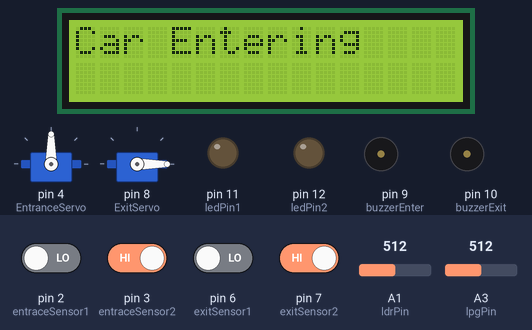
Simulated run of this sketch. Board: Arduino Uno, built with avr-gcc and run on an emulated ATmega328P. On the bench: 16×2 character LCD, 2 × servo, output pins drawn as LEDs (lit = HIGH), buzzer (waves = sounding, pin HIGH). The inputs (shaded band) are chosen by the test bench; at power-on: pin 3 (entraceSensor2), pin 7 (exitSensor2) HIGH, pin 2 (entraceSensor1), pin 6 (exitSensor1) LOW, A3 (lpgPin) = 512, A1 (ldrPin) = 512. What the sketch prints to the serial monitor is not drawn.

Above: at 1.2 s.
1.3 s: pin 3 (entraceSensor2) driven LOW
At 1.51 s:
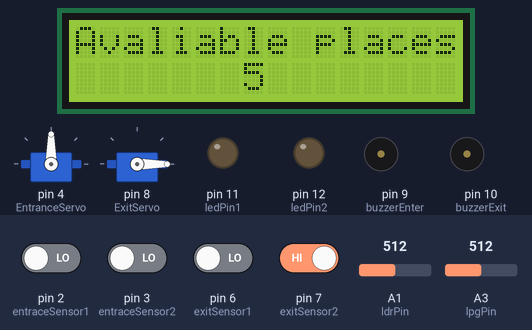
3.2 s: A3 (lpgPin) set to 583
4.7 s: A3 (lpgPin) set to 608
At 5.2 s:
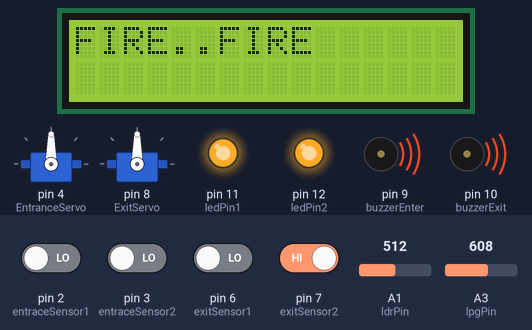
7.7 s: pin 2 (entraceSensor1) driven HIGH
At 8.6 s:
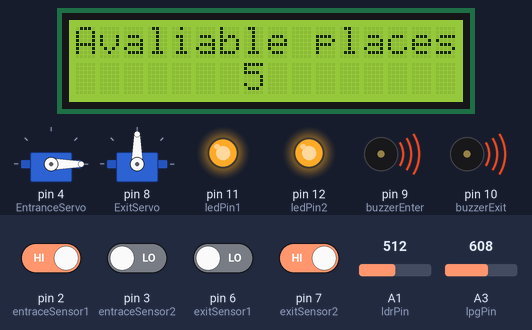
9.6 s: pin 3 (entraceSensor2) driven HIGH
At 10.2 s:
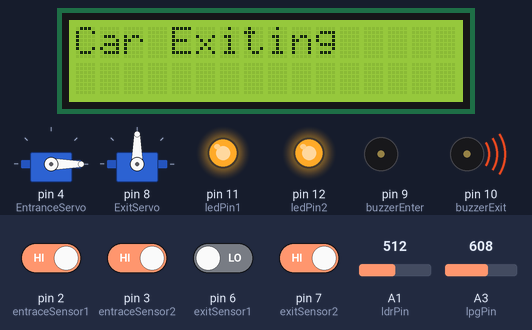
11.1 s: pin 7 (exitSensor2) driven LOW
At 11.7 s:
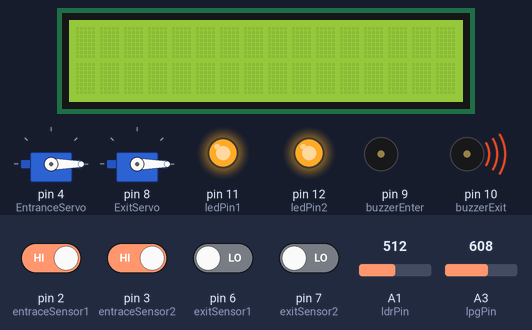
Timing chart, 0 to 13.6 s (numbered marks = the images above; inputs shaded):
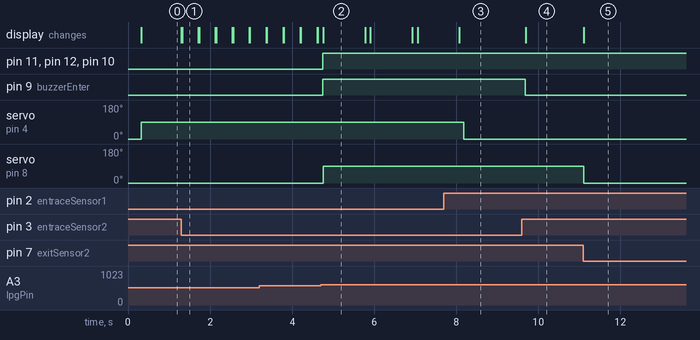

Measured:
- the behaviour switches between 599 and 600 on A3 (lpgPin) (found by bisection; images 1 and 2)
- after the input at 1.3 s, the display: first changes at once (image 1 shows a later state)
- after the input at 4.7 s, pin 11 (ledPin1), pin 12 (ledPin2), pin 9 (buzzerEnter), pin 10 (buzzerExit): LOW → HIGH at once; servo on pin 8 (ExitServo): 0° → 90° after 0.06 s; the display: changes after 0.06 s (image 2)
- after the input at 7.7 s, servo on pin 4 (EntranceServo): 90° → 0° after 0.48 s
- after the input at 9.6 s, pin 9 (buzzerEnter): HIGH → LOW after 0.08 s; the display: changes after 0.09 s (image 4)
- after the input at 11.1 s, servo on pin 8 (ExitServo): 90° → 0° at once; the display: changes at once (image 5)
- what the display in image 2 shows lasts 1.0 s, from 4.8 s to 5.8 s

The sketch:

smart_parking_system_code.ino
```cpp
#include<Servo.h>
#include<LiquidCrystal_I2C.h>

// SCL A5
// SDA A4


#define entraceSensor1  2   //S1 entrance
#define entraceSensor2  3  //S2 entrance

#define exitSensor1 6
#define exitSensor2 7

#define ldrPin A1
#define ledPin1 11
#define ledPin2 12

//#define autoManualPin
//#define enterControl
//#define exitControl

#define buzzerEnter 9
#define buzzerExit 10

#define lpgPin A3


LiquidCrystal_I2C lcd(0x27 , 16 , 2);

// Enterance Readings
int entranceRead1;
int entranceRead2;

int flaglpg ;

// Exit Readings
int exitRead1;
int exitRead2;

//Servos
Servo EntranceServo;
Servo ExitServo;

const int threshold = 200;
int ldrValue;
int lpgvalue;
int autoManualControl; // 1 -> manual  0 -> auto

int exitControlReading;
int enterControlReading;


int avaliablePlaces = 5 ;


void setup() {
    Serial.begin(9600);
    lcd.init();
    lcd.backlight();

    pinMode(ledPin1, OUTPUT);
    pinMode(ledPin2, OUTPUT);

    pinMode(entraceSensor1 , INPUT);
    pinMode(entraceSensor2 , INPUT);

    pinMode(exitSensor1 , INPUT);
    pinMode(exitSensor2 , INPUT);

    // pinMode(exitControl , OUTPUT);
    // pinMode(enterControl , OUTPUT);
    // pinMode(autoManualPin, INPUT);

    pinMode(buzzerExit , OUTPUT);
    digitalWrite(buzzerExit, LOW);
    pinMode(buzzerEnter , OUTPUT);
    digitalWrite(buzzerEnter, LOW);

    EntranceServo.attach(4);
    EntranceServo.write(0);

    ExitServo.attach(8);
    ExitServo.write(0);
}

void loop() {
  lcd.setCursor(0,0);
  lcd.print("Avaliable places :" );
  lcd.setCursor(7, 1);
  lcd.print(avaliablePlaces);
  delay(100);

  autoControl();
  ldrOperation();
  lpg_();
  updateReadingValues();

}

// void checkAutoManualMode()
// {
//   if(autoManualControl)
//   {
//     manualControl();
//   }
//   else
//   {
//     autoControl();
//   }
// }

// void manualControl()
// {
//   if(enterControlReading)
//   {
//     EntranceServo.write(90);
//   }
//   else if(!enterControlReading)
//   {
//     EntranceServo.write(90);
//   }

//   if(exitControlReading)
//   {
//         ExitServo.write(90);
//   }
//   else if(!exitControlReading)
//   {
//     ExitServo.write(0)
//   }


// }

void autoControl()
{
    EntranceGateOperation();
    ExitGateOperation();
}

void updateReadingValues()
{

  entranceRead1 = !digitalRead(entraceSensor1);
  entranceRead2 = !digitalRead(entraceSensor2);

  exitRead1 = !digitalRead(exitSensor1);
  exitRead2 = !digitalRead(exitSensor2);

  ldrValue = analogRead(ldrPin);
  lpgvalue = analogRead(lpgPin);

  // autoManualControl = digitalRead(autoManualPin);
  // exitControlReading = digitalRead(exitControl);
  // enterControlReading = digitalRead(enterControl);
}

void ldrOperation()
{

  // Serial.println(ldrValue);       // print sensor value
  if(ldrValue<threshold){
    if(avaliablePlaces < 5 && avaliablePlaces >= 3)
    {
    digitalWrite(ledPin1,HIGH);  // turn LED on
    digitalWrite(ledPin2,LOW);
    }
    else if(avaliablePlaces < 3)
    {
    digitalWrite(ledPin2,HIGH);
    digitalWrite(ledPin1,HIGH);  // turn LED on
    }
  }
  else{  // else, if sensor reading is greater than threshold
    digitalWrite(ledPin1,LOW);    // turn LED off
    digitalWrite(ledPin2,LOW);    // turn LED off
  }
}

void ExitGateOperation()
{
  if(exitRead1 && avaliablePlaces < 5)
    {
      ExitServo.write(90);
       lcd.clear();
      lcd.setCursor(0, 0);
      lcd.print("Car Exiting");
      unsigned long startTime = millis();
      while(!exitRead2)
        {
          exitRead2 = !digitalRead(exitSensor2);
          if (millis() - startTime >= 10000 && digitalRead(exitSensor1)) {
          ExitServo.write(0);
          break;
        }}
      lcd.clear();
    }
    if(exitRead2 && ExitServo.read() == 90)
    {
      avaliablePlaces++;
      ExitServo.write(0);
      delay(1500);
    }
    while(exitRead2 && ExitServo.read() == 0)
    {
      digitalWrite(buzzerExit , HIGH);
      exitRead2 = !digitalRead(exitSensor2);
    }
    digitalWrite(buzzerExit , LOW);
}

void EntranceGateOperation()
{
  if(entranceRead1  && avaliablePlaces > 0){
      EntranceServo.write(90);
      lcd.clear();
      lcd.setCursor(0, 0);
      lcd.print("Car Entering");
      unsigned long startTime = millis();
      while(!entranceRead2)
        {
          entranceRead2 = !digitalRead(entraceSensor2);
          if (millis() - startTime >= 10000 && digitalRead(entraceSensor1)) {
          EntranceServo.write(0);
          break;
        }}
      lcd.clear();
    }
    if(entranceRead2 && !entranceRead1 && EntranceServo.read() == 90){
      EntranceServo.write(0);
      avaliablePlaces--;
      delay(1500);
    }
    while(entranceRead2 &&  EntranceServo.read() == 0){
      digitalWrite(buzzerEnter , HIGH);
         entranceRead2 = !digitalRead(entraceSensor2);

    }
    digitalWrite(buzzerEnter,LOW);
}

void lpg_() {
  lpgvalue = analogRead(lpgPin);
  Serial.println(lpgvalue);
  if (lpgvalue >= 600) {
    flaglpg = 1;
    digitalWrite(ledPin1, 1);
    digitalWrite(ledPin2, 1);
    EntranceServo.write(90);
    ExitServo.write(90);
    digitalWrite(buzzerEnter, 1);
    digitalWrite(buzzerExit, 1);
    lcd.clear();
    lcd.setCursor(0, 0);
    lcd.print("FIRE..FIRE");
    delay(1000);
  }
  if (lpgvalue < 500 && flaglpg == 1) {
    flaglpg = 0;
    digitalWrite(buzzerEnter, 0);
    digitalWrite(buzzerExit, 0);
    EntranceServo.write(0);
    ExitServo.write(0);
    delay(10);
    // digitalWrite(led1,0);
    // digitalWrite(led2,0);
  }
}


// void fireDetectorOperation()
// {
//   Serial.println(lpgvalue);
//   while( lpgvalue >= 500 ){

//     digitalWrite(ledPin1,1);
//     digitalWrite(ledPin2,1);

//     EntranceServo.write(90);
//     ExitServo.write(90);

//     digitalWrite(buzzer,1);
//     digitalWrite(buzzer,1);

//     lcd.clear();
//     lcd.setCursor(0,0);
//     lcd.print("FIRE..FIRE");

//   }
//   if( lpgvalue < 500 && EntranceServo.read() == 90 && ExitServo.read() == 90 && entersens1 == 0 ){

//     digitalWrite(buzzer,0);
//     digitalWrite(buzzer,0);

//     EntranceServo.write(0);
//     ExitServo.write(0);

// }
// }
```
